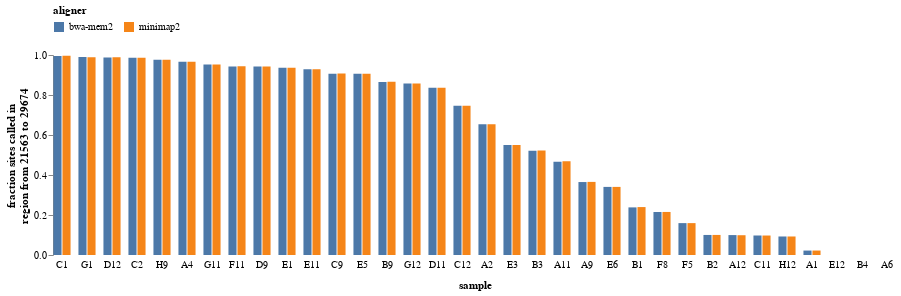

Notebook code for this chart:
### Markdown cell above
Make paired bar chart as [here](https://stackoverflow.com/questions/43797379/how-to-create-a-grouped-bar-chart-in-altair):

### Code cell
samples_sorted_by_coverage = (
    seqs
    .sort_values('frac_sites_called', ascending=False)
    ['sample']
    .unique()
    .tolist()
    )

patient_group_selection = alt.selection_single(
    name='patient',
    bind=alt.binding_select(options=seqs['group'].unique().tolist()),
    fields=['group'],
    init={'group': seqs['group'].values[0]}
    )

frac_cov_chart = (
    alt.Chart(seqs.drop(columns='sequence'))
    .encode(x=alt.X('aligner:N',
                    axis=None,
                    ),
            y=alt.Y('frac_sites_called',
                    axis=alt.Axis(grid=False),
                    title=[f"fraction sites called in", f"region from {seq_start} to {seq_end}"],
                    ),
            color=alt.Color('aligner:N',
                            legend=alt.Legend(orient='top'),
                            ),
            column=alt.Column(
                'sample:N',
                title='sample',
                sort=samples_sorted_by_coverage,
                header=alt.Header(labelOrient='bottom',
                                  labelPadding=5,
                                  titleOrient='bottom',
                                  titlePadding=0),
                spacing=7,
                ),
            tooltip=['sample',
                     'aligner',
                     alt.Tooltip('frac_sites_called',
                                 title='fraction called',
                                 format='.3f'),
                     alt.Tooltip('sites_called',
                                 title='sites called'),
                     ],
            )
    .mark_bar()
    .add_selection(patient_group_selection)
    .transform_filter(patient_group_selection)
    .configure_view(strokeWidth=0)
    .properties(width=18,
                height=200)
    )

frac_cov_chart

### Figure 1 — Vega-Lite specification as saved in the notebook (floating-point values rounded to 4 significant figures)
{"config": {"view": {"continuousWidth": 400, "continuousHeight": 300, "strokeWidth": 0}}, "data": {"name": "data-13d349fd16bf37959acd3685a82a9d25"}, "mark": "bar", "encoding": {"color": {"type": "nominal", "field": "aligner", "legend": {"orient": "top"}}, "column": {"type": "nominal", "field": "sample", "header": {"labelOrient": "bottom", "labelPadding": 5, "titleOrient": "bottom", "titlePadding": 0}, "sort": ["R11", "C1", "G1", "D12", "C2", "H9", "A4", "G11", "F11", "D9", "E1", "E11", "C9", "E5", "B9", "G12", "D11", "R12", "C12", "A2", "R05", "R15", "E3", "B3", "A11", "R06", "A9", "E6", "R10", "R01", "R07", "B1", "R03", "F8", "R13", "R04", "F5", "R09", "R14", "B2", "A12", "C11", "H12", "R02", "A1", "E12", "R08", "B4", "A6", "R16"], "spacing": 7, "title": "sample"}, "tooltip": [{"type": "nominal", "field": "sample"}, {"type": "nominal", "field": "aligner"}, {"type": "quantitative", "field": "frac_sites_called", "format": ".3f", "title": "fraction called"}, {"type": "quantitative", "field": "sites_called", "title": "sites called"}], "x": {"type": "nominal", "axis": null, "field": "aligner"}, "y": {"type": "quantitative", "axis": {"grid": false}, "field": "frac_sites_called", "title": ["fraction sites called in", "region from 21563 to 29674"]}}, "height": 200, "selection": {"patient": {"type": "single", "bind": {"input": "select", "options": ["early outpatient", "February hospitalized patient"]}, "fields": ["group"], "init": {"group": "early outpatient"}}}, "transform": [{"filter": {"selection": "patient"}}], "width": 18, "$schema": "https://vega.github.io/schema/vega-lite/v4.8.1.json", "datasets": {"data-13d349fd16bf37959acd3685a82a9d25": [{"sample": "A1", "aligner": "minimap2", "group": "early outpatient", "sites": 8112, "sites_called": 181, "frac_sites_called": 0.02231, "max_frac_sites_called": 0.02231}, {"sample": "A2", "aligner": "minimap2", "group": "early outpatient", "sites": 8112, "sites_called": 5305, "frac_sites_called": 0.654, "max_frac_sites_called": 0.654}, {"sample": "A4", "aligner": "minimap2", "group": "early outpatient", "sites": 8112, "sites_called": 7840, "frac_sites_called": 0.9665, "max_frac_sites_called": 0.9665}, {"sample": "A6", "aligner": "minimap2", "group": "early outpatient", "sites": 8112, "sites_called": 0, "frac_sites_called": 0.0, "max_frac_sites_called": 0.0}, {"sample": "A9", "aligner": "minimap2", "group": "early outpatient", "sites": 8112, "sites_called": 2965, "frac_sites_called": 0.3655, "max_frac_sites_called": 0.3655}, {"sample": "A11", "aligner": "minimap2", "group": "early outpatient", "sites": 8112, "sites_called": 3798, "frac_sites_called": 0.4682, "max_frac_sites_called": 0.4682}, {"sample": "A12", "aligner": "minimap2", "group": "early outpatient", "sites": 8112, "sites_called": 802, "frac_sites_called": 0.09887, "max_frac_sites_called": 0.09961}, {"sample": "B1", "aligner": "minimap2", "group": "early outpatient", "sites": 8112, "sites_called": 1944, "frac_sites_called": 0.2396, "max_frac_sites_called": 0.2396}, {"sample": "B2", "aligner": "minimap2", "group": "early outpatient", "sites": 8112, "sites_called": 814, "frac_sites_called": 0.1003, "max_frac_sites_called": 0.1003}, {"sample": "B3", "aligner": "minimap2", "group": "early outpatient", "sites": 8112, "sites_called": 4239, "frac_sites_called": 0.5226, "max_frac_sites_called": 0.5226}, {"sample": "B4", "aligner": "minimap2", "group": "early outpatient", "sites": 8112, "sites_called": 0, "frac_sites_called": 0.0, "max_frac_sites_called": 0.0}, {"sample": "B9", "aligner": "minimap2", "group": "early outpatient", "sites": 8112, "sites_called": 7025, "frac_sites_called": 0.866, "max_frac_sites_called": 0.866}, {"sample": "C1", "aligner": "minimap2", "group": "early outpatient", "sites": 8112, "sites_called": 8079, "frac_sites_called": 0.9959, "max_frac_sites_called": 0.9959}, {"sample": "C2", "aligner": "minimap2", "group": "early outpatient", "sites": 8112, "sites_called": 7999, "frac_sites_called": 0.9861, "max_frac_sites_called": 0.9861}, {"sample": "C9", "aligner": "minimap2", "group": "early outpatient", "sites": 8112, "sites_called": 7357, "frac_sites_called": 0.9069, "max_frac_sites_called": 0.9069}, {"sample": "C11", "aligner": "minimap2", "group": "early outpatient", "sites": 8112, "sites_called": 790, "frac_sites_called": 0.09739, "max_frac_sites_called": 0.09751}, {"sample": "C12", "aligner": "minimap2", "group": "early outpatient", "sites": 8112, "sites_called": 6058, "frac_sites_called": 0.7468, "max_frac_sites_called": 0.7468}, {"sample": "D9", "aligner": "minimap2", "group": "early outpatient", "sites": 8112, "sites_called": 7646, "frac_sites_called": 0.9426, "max_frac_sites_called": 0.9426}, {"sample": "D11", "aligner": "minimap2", "group": "early outpatient", "sites": 8112, "sites_called": 6785, "frac_sites_called": 0.8364, "max_frac_sites_called": 0.8364}, {"sample": "D12", "aligner": "minimap2", "group": "early outpatient", "sites": 8112, "sites_called": 8021, "frac_sites_called": 0.9888, "max_frac_sites_called": 0.9888}, {"sample": "E1", "aligner": "minimap2", "group": "early outpatient", "sites": 8112, "sites_called": 7597, "frac_sites_called": 0.9365, "max_frac_sites_called": 0.9365}, {"sample": "E3", "aligner": "minimap2", "group": "early outpatient", "sites": 8112, "sites_called": 4460, "frac_sites_called": 0.5498, "max_frac_sites_called": 0.5498}, {"sample": "E5", "aligner": "minimap2", "group": "early outpatient", "sites": 8112, "sites_called": 7355, "frac_sites_called": 0.9067, "max_frac_sites_called": 0.9067}, {"sample": "E6", "aligner": "minimap2", "group": "early outpatient", "sites": 8112, "sites_called": 2762, "frac_sites_called": 0.3405, "max_frac_sites_called": 0.3405}, {"sample": "E11", "aligner": "minimap2", "group": "early outpatient", "sites": 8112, "sites_called": 7539, "frac_sites_called": 0.9294, "max_frac_sites_called": 0.9294}, {"sample": "E12", "aligner": "minimap2", "group": "early outpatient", "sites": 8112, "sites_called": 0, "frac_sites_called": 0.0, "max_frac_sites_called": 0.0}, {"sample": "F5", "aligner": "minimap2", "group": "early outpatient", "sites": 8112, "sites_called": 1293, "frac_sites_called": 0.1594, "max_frac_sites_called": 0.1594}, {"sample": "F8", "aligner": "minimap2", "group": "early outpatient", "sites": 8112, "sites_called": 1746, "frac_sites_called": 0.2152, "max_frac_sites_called": 0.2152}, {"sample": "F11", "aligner": "minimap2", "group": "early outpatient", "sites": 8112, "sites_called": 7656, "frac_sites_called": 0.9438, "max_frac_sites_called": 0.9438}, {"sample": "G1", "aligner": "minimap2", "group": "early outpatient", "sites": 8112, "sites_called": 8023, "frac_sites_called": 0.989, "max_frac_sites_called": 0.9898}, {"sample": "G11", "aligner": "minimap2", "group": "early outpatient", "sites": 8112, "sites_called": 7725, "frac_sites_called": 0.9523, "max_frac_sites_called": 0.9523}, {"sample": "G12", "aligner": "minimap2", "group": "early outpatient", "sites": 8112, "sites_called": 6959, "frac_sites_called": 0.8579, "max_frac_sites_called": 0.8579}, {"sample": "H9", "aligner": "minimap2", "group": "early outpatient", "sites": 8112, "sites_called": 7915, "frac_sites_called": 0.9757, "max_frac_sites_called": 0.976}, {"sample": "H12", "aligner": "minimap2", "group": "early outpatient", "sites": 8112, "sites_called": 751, "frac_sites_called": 0.09258, "max_frac_sites_called": 0.09258}, {"sample": "R01", "aligner": "minimap2", "group": "February hospitalized patient", "sites": 8112, "sites_called": 2078, "frac_sites_called": 0.2562, "max_frac_sites_called": 0.2562}, {"sample": "R02", "aligner": "minimap2", "group": "February hospitalized patient", "sites": 8112, "sites_called": 633, "frac_sites_called": 0.07803, "max_frac_sites_called": 0.07803}, {"sample": "R03", "aligner": "minimap2", "group": "February hospitalized patient", "sites": 8112, "sites_called": 1830, "frac_sites_called": 0.2256, "max_frac_sites_called": 0.2256}, {"sample": "R04", "aligner": "minimap2", "group": "February hospitalized patient", "sites": 8112, "sites_called": 1380, "frac_sites_called": 0.1701, "max_frac_sites_called": 0.1701}, {"sample": "R05", "aligner": "minimap2", "group": "February hospitalized patient", "sites": 8112, "sites_called": 4932, "frac_sites_called": 0.608, "max_frac_sites_called": 0.608}, {"sample": "R06", "aligner": "minimap2", "group": "February hospitalized patient", "sites": 8112, "sites_called": 3652, "frac_sites_called": 0.4502, "max_frac_sites_called": 0.4502}, {"sample": "R07", "aligner": "minimap2", "group": "February hospitalized patient", "sites": 8112, "sites_called": 1954, "frac_sites_called": 0.2409, "max_frac_sites_called": 0.2411}, {"sample": "R08", "aligner": "minimap2", "group": "February hospitalized patient", "sites": 8112, "sites_called": 0, "frac_sites_called": 0.0, "max_frac_sites_called": 0.0}, {"sample": "R09", "aligner": "minimap2", "group": "February hospitalized patient", "sites": 8112, "sites_called": 900, "frac_sites_called": 0.1109, "max_frac_sites_called": 0.1109}, {"sample": "R10", "aligner": "minimap2", "group": "February hospitalized patient", "sites": 8112, "sites_called": 2327, "frac_sites_called": 0.2869, "max_frac_sites_called": 0.2869}, {"sample": "R11", "aligner": "minimap2", "group": "February hospitalized patient", "sites": 8112, "sites_called": 8082, "frac_sites_called": 0.9963, "max_frac_sites_called": 0.9963}, {"sample": "R12", "aligner": "minimap2", "group": "February hospitalized patient", "sites": 8112, "sites_called": 6755, "frac_sites_called": 0.8327, "max_frac_sites_called": 0.8327}, {"sample": "R13", "aligner": "minimap2", "group": "February hospitalized patient", "sites": 8112, "sites_called": 1682, "frac_sites_called": 0.2073, "max_frac_sites_called": 0.2073}, {"sample": "R14", "aligner": "minimap2", "group": "February hospitalized patient", "sites": 8112, "sites_called": 845, "frac_sites_called": 0.1042, "max_frac_sites_called": 0.1042}, {"sample": "R15", "aligner": "minimap2", "group": "February hospitalized patient", "sites": 8112, "sites_called": 4659, "frac_sites_called": 0.5743, "max_frac_sites_called": 0.5743}, {"sample": "R16", "aligner": "minimap2", "group": "February hospitalized patient", "sites": 8112, "sites_called": 0, "frac_sites_called": 0.0, "max_frac_sites_called": 0.0}, {"sample": "A1", "aligner": "bwa-mem2", "group": "early outpatient", "sites": 8112, "sites_called": 180, "frac_sites_called": 0.02219, "max_frac_sites_called": 0.02231}, {"sample": "A2", "aligner": "bwa-mem2", "group": "early outpatient", "sites": 8112, "sites_called": 5302, "frac_sites_called": 0.6536, "max_frac_sites_called": 0.654}, {"sample": "A4", "aligner": "bwa-mem2", "group": "early outpatient", "sites": 8112, "sites_called": 7835, "frac_sites_called": 0.9659, "max_frac_sites_called": 0.9665}, {"sample": "A6", "aligner": "bwa-mem2", "group": "early outpatient", "sites": 8112, "sites_called": 0, "frac_sites_called": 0.0, "max_frac_sites_called": 0.0}, {"sample": "A9", "aligner": "bwa-mem2", "group": "early outpatient", "sites": 8112, "sites_called": 2959, "frac_sites_called": 0.3648, "max_frac_sites_called": 0.3655}, {"sample": "A11", "aligner": "bwa-mem2", "group": "early outpatient", "sites": 8112, "sites_called": 3783, "frac_sites_called": 0.4663, "max_frac_sites_called": 0.4682}, {"sample": "A12", "aligner": "bwa-mem2", "group": "early outpatient", "sites": 8112, "sites_called": 808, "frac_sites_called": 0.09961, "max_frac_sites_called": 0.09961}, {"sample": "B1", "aligner": "bwa-mem2", "group": "early outpatient", "sites": 8112, "sites_called": 1931, "frac_sites_called": 0.238, "max_frac_sites_called": 0.2396}, {"sample": "B2", "aligner": "bwa-mem2", "group": "early outpatient", "sites": 8112, "sites_called": 813, "frac_sites_called": 0.1002, "max_frac_sites_called": 0.1003}, {"sample": "B3", "aligner": "bwa-mem2", "group": "early outpatient", "sites": 8112, "sites_called": 4233, "frac_sites_called": 0.5218, "max_frac_sites_called": 0.5226}, {"sample": "B4", "aligner": "bwa-mem2", "group": "early outpatient", "sites": 8112, "sites_called": 0, "frac_sites_called": 0.0, "max_frac_sites_called": 0.0}, {"sample": "B9", "aligner": "bwa-mem2", "group": "early outpatient", "sites": 8112, "sites_called": 7020, "frac_sites_called": 0.8654, "max_frac_sites_called": 0.866}, {"sample": "C1", "aligner": "bwa-mem2", "group": "early outpatient", "sites": 8112, "sites_called": 8074, "frac_sites_called": 0.9953, "max_frac_sites_called": 0.9959}, {"sample": "C2", "aligner": "bwa-mem2", "group": "early outpatient", "sites": 8112, "sites_called": 7997, "frac_sites_called": 0.9858, "max_frac_sites_called": 0.9861}, {"sample": "C9", "aligner": "bwa-mem2", "group": "early outpatient", "sites": 8112, "sites_called": 7352, "frac_sites_called": 0.9063, "max_frac_sites_called": 0.9069}, {"sample": "C11", "aligner": "bwa-mem2", "group": "early outpatient", "sites": 8112, "sites_called": 791, "frac_sites_called": 0.09751, "max_frac_sites_called": 0.09751}, {"sample": "C12", "aligner": "bwa-mem2", "group": "early outpatient", "sites": 8112, "sites_called": 6056, "frac_sites_called": 0.7465, "max_frac_sites_called": 0.7468}, {"sample": "D9", "aligner": "bwa-mem2", "group": "early outpatient", "sites": 8112, "sites_called": 7644, "frac_sites_called": 0.9423, "max_frac_sites_called": 0.9426}, {"sample": "D11", "aligner": "bwa-mem2", "group": "early outpatient", "sites": 8112, "sites_called": 6783, "frac_sites_called": 0.8362, "max_frac_sites_called": 0.8364}, {"sample": "D12", "aligner": "bwa-mem2", "group": "early outpatient", "sites": 8112, "sites_called": 8014, "frac_sites_called": 0.9879, "max_frac_sites_called": 0.9888}, {"sample": "E1", "aligner": "bwa-mem2", "group": "early outpatient", "sites": 8112, "sites_called": 7593, "frac_sites_called": 0.936, "max_frac_sites_called": 0.9365}, {"sample": "E3", "aligner": "bwa-mem2", "group": "early outpatient", "sites": 8112, "sites_called": 4458, "frac_sites_called": 0.5496, "max_frac_sites_called": 0.5498}, {"sample": "E5", "aligner": "bwa-mem2", "group": "early outpatient", "sites": 8112, "sites_called": 7351, "frac_sites_called": 0.9062, "max_frac_sites_called": 0.9067}, {"sample": "E6", "aligner": "bwa-mem2", "group": "early outpatient", "sites": 8112, "sites_called": 2762, "frac_sites_called": 0.3405, "max_frac_sites_called": 0.3405}, {"sample": "E11", "aligner": "bwa-mem2", "group": "early outpatient", "sites": 8112, "sites_called": 7537, "frac_sites_called": 0.9291, "max_frac_sites_called": 0.9294}, {"sample": "E12", "aligner": "bwa-mem2", "group": "early outpatient", "sites": 8112, "sites_called": 0, "frac_sites_called": 0.0, "max_frac_sites_called": 0.0}, {"sample": "F5", "aligner": "bwa-mem2", "group": "early outpatient", "sites": 8112, "sites_called": 1293, "frac_sites_called": 0.1594, "max_frac_sites_called": 0.1594}, {"sample": "F8", "aligner": "bwa-mem2", "group": "early outpatient", "sites": 8112, "sites_called": 1743, "frac_sites_called": 0.2149, "max_frac_sites_called": 0.2152}, {"sample": "F11", "aligner": "bwa-mem2", "group": "early outpatient", "sites": 8112, "sites_called": 7650, "frac_sites_called": 0.943, "max_frac_sites_called": 0.9438}, {"sample": "G1", "aligner": "bwa-mem2", "group": "early outpatient", "sites": 8112, "sites_called": 8029, "frac_sites_called": 0.9898, "max_frac_sites_called": 0.9898}, {"sample": "G11", "aligner": "bwa-mem2", "group": "early outpatient", "sites": 8112, "sites_called": 7722, "frac_sites_called": 0.9519, "max_frac_sites_called": 0.9523}, {"sample": "G12", "aligner": "bwa-mem2", "group": "early outpatient", "sites": 8112, "sites_called": 6957, "frac_sites_called": 0.8576, "max_frac_sites_called": 0.8579}, {"sample": "H9", "aligner": "bwa-mem2", "group": "early outpatient", "sites": 8112, "sites_called": 7917, "frac_sites_called": 0.976, "max_frac_sites_called": 0.976}, {"sample": "H12", "aligner": "bwa-mem2", "group": "early outpatient", "sites": 8112, "sites_called": 751, "frac_sites_called": 0.09258, "max_frac_sites_called": 0.09258}, {"sample": "R01", "aligner": "bwa-mem2", "group": "February hospitalized patient", "sites": 8112, "sites_called": 2076, "frac_sites_called": 0.2559, "max_frac_sites_called": 0.2562}, {"sample": "R02", "aligner": "bwa-mem2", "group": "February hospitalized patient", "sites": 8112, "sites_called": 622, "frac_sites_called": 0.07668, "max_frac_sites_called": 0.07803}, {"sample": "R03", "aligner": "bwa-mem2", "group": "February hospitalized patient", "sites": 8112, "sites_called": 1820, "frac_sites_called": 0.2244, "max_frac_sites_called": 0.2256}, {"sample": "R04", "aligner": "bwa-mem2", "group": "February hospitalized patient", "sites": 8112, "sites_called": 1380, "frac_sites_called": 0.1701, "max_frac_sites_called": 0.1701}, {"sample": "R05", "aligner": "bwa-mem2", "group": "February hospitalized patient", "sites": 8112, "sites_called": 4927, "frac_sites_called": 0.6074, "max_frac_sites_called": 0.608}, {"sample": "R06", "aligner": "bwa-mem2", "group": "February hospitalized patient", "sites": 8112, "sites_called": 3652, "frac_sites_called": 0.4502, "max_frac_sites_called": 0.4502}, {"sample": "R07", "aligner": "bwa-mem2", "group": "February hospitalized patient", "sites": 8112, "sites_called": 1956, "frac_sites_called": 0.2411, "max_frac_sites_called": 0.2411}, {"sample": "R08", "aligner": "bwa-mem2", "group": "February hospitalized patient", "sites": 8112, "sites_called": 0, "frac_sites_called": 0.0, "max_frac_sites_called": 0.0}, {"sample": "R09", "aligner": "bwa-mem2", "group": "February hospitalized patient", "sites": 8112, "sites_called": 900, "frac_sites_called": 0.1109, "max_frac_sites_called": 0.1109}, {"sample": "R10", "aligner": "bwa-mem2", "group": "February hospitalized patient", "sites": 8112, "sites_called": 2326, "frac_sites_called": 0.2867, "max_frac_sites_called": 0.2869}, {"sample": "R11", "aligner": "bwa-mem2", "group": "February hospitalized patient", "sites": 8112, "sites_called": 8078, "frac_sites_called": 0.9958, "max_frac_sites_called": 0.9963}, {"sample": "R12", "aligner": "bwa-mem2", "group": "February hospitalized patient", "sites": 8112, "sites_called": 6750, "frac_sites_called": 0.8321, "max_frac_sites_called": 0.8327}, {"sample": "R13", "aligner": "bwa-mem2", "group": "February hospitalized patient", "sites": 8112, "sites_called": 1682, "frac_sites_called": 0.2073, "max_frac_sites_called": 0.2073}, {"sample": "R14", "aligner": "bwa-mem2", "group": "February hospitalized patient", "sites": 8112, "sites_called": 840, "frac_sites_called": 0.1036, "max_frac_sites_called": 0.1042}, {"sample": "R15", "aligner": "bwa-mem2", "group": "February hospitalized patient", "sites": 8112, "sites_called": 4658, "frac_sites_called": 0.5742, "max_frac_sites_called": 0.5743}, {"sample": "R16", "aligner": "bwa-mem2", "group": "February hospitalized patient", "sites": 8112, "sites_called": 0, "frac_sites_called": 0.0, "max_frac_sites_called": 0.0}]}}
